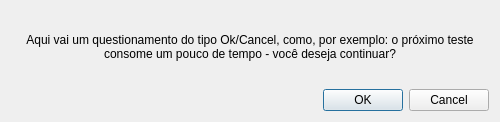
<?xml version="1.0" encoding="UTF-8"?>
<ui version="4.0">
 <class>LDC_MessageBox</class>
 <widget class="QDialog" name="LDC_MessageBox">
  <property name="geometry">
   <rect>
    <x>0</x>
    <y>0</y>
    <width>500</width>
    <height>122</height>
   </rect>
  </property>
  <property name="sizePolicy">
   <sizepolicy hsizetype="Preferred" vsizetype="Expanding">
    <horstretch>0</horstretch>
    <verstretch>0</verstretch>
   </sizepolicy>
  </property>
  <property name="maximumSize">
   <size>
    <width>500</width>
    <height>16777215</height>
   </size>
  </property>
  <property name="windowTitle">
   <string>Librix Diagnostics Center</string>
  </property>
  <layout class="QVBoxLayout" name="verticalLayout">
   <item>
    <widget class="QLabel" name="message">
     <property name="sizePolicy">
      <sizepolicy hsizetype="Preferred" vsizetype="Preferred">
       <horstretch>0</horstretch>
       <verstretch>0</verstretch>
      </sizepolicy>
     </property>
     <property name="text">
      <string>Aqui vai um questionamento do tipo Ok/Cancel, como, por exemplo: o próximo teste consome um pouco de tempo - você deseja continuar?</string>
     </property>
     <property name="scaledContents">
      <bool>true</bool>
     </property>
     <property name="alignment">
      <set>Qt::AlignCenter</set>
     </property>
     <property name="wordWrap">
      <bool>true</bool>
     </property>
     <property name="margin">
      <number>10</number>
     </property>
    </widget>
   </item>
   <item>
    <widget class="QDialogButtonBox" name="buttonBox">
     <property name="orientation">
      <enum>Qt::Horizontal</enum>
     </property>
     <property name="standardButtons">
      <set>QDialogButtonBox::Cancel|QDialogButtonBox::Ok</set>
     </property>
     <property name="centerButtons">
      <bool>false</bool>
     </property>
    </widget>
   </item>
  </layout>
 </widget>
 <resources/>
 <connections>
  <connection>
   <sender>buttonBox</sender>
   <signal>accepted()</signal>
   <receiver>LDC_MessageBox</receiver>
   <slot>accept()</slot>
   <hints>
    <hint type="sourcelabel">
     <x>248</x>
     <y>254</y>
    </hint>
    <hint type="destinationlabel">
     <x>157</x>
     <y>274</y>
    </hint>
   </hints>
  </connection>
  <connection>
   <sender>buttonBox</sender>
   <signal>rejected()</signal>
   <receiver>LDC_MessageBox</receiver>
   <slot>reject()</slot>
   <hints>
    <hint type="sourcelabel">
     <x>316</x>
     <y>260</y>
    </hint>
    <hint type="destinationlabel">
     <x>286</x>
     <y>274</y>
    </hint>
   </hints>
  </connection>
 </connections>
</ui>
